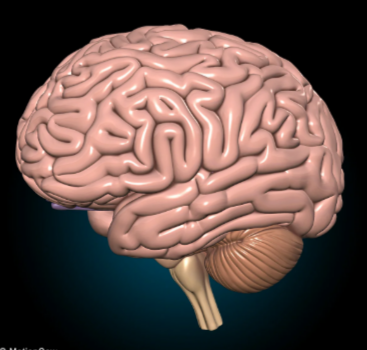
#> input picture image-segmentation/brain.png, 367 x 350 px
$ jupyter execute regiongrowing.ipynb
#> lines starting #> are read from the running program, lines starting #| are printed output that depends on the picture; after the words box and inside, x2 and y2 are one past the last pixel; in counts of white or black regions, pixels touching at a corner belong together
[cell 1]
import cv2
import numpy as np
import matplotlib.pyplot as plt


img = cv2.imread('brain.png', cv2.IMREAD_GRAYSCALE)
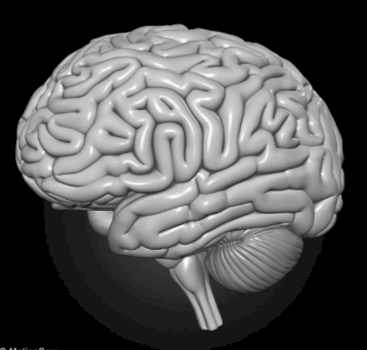
#> img: shape (350, 367); min 0, max 253, mean 83.5


seed_point = (img.shape[1] // 2, img.shape[0] // 2)
#> seed_point = (183, 175)
region_mean = int(img[seed_point[1], seed_point[0]])
#> region_mean = 165
threshold = 20

height, width = img.shape
#> height = 350; width = 367
output = np.zeros_like(img, dtype=np.uint8)
visited = np.zeros_like(img, dtype=bool)

stack = [seed_point]
#> stack = [(183, 175)]
output[seed_point[1], seed_point[0]] = 255
visited[seed_point[1], seed_point[0]] = True


snapshots = []
pixels_grown = 0
save_every =1000 #  before saving a snapshot

while stack:
    x, y = stack.pop()
    for dx in [-1, 0, 1]:
        for dy in [-1, 0, 1]:
            nx, ny = x + dx, y + dy
            if 0 <= nx < width and 0 <= ny < height and not visited[ny, nx]:
                if abs(int(img[ny, nx]) - region_mean) < threshold:
                    output[ny, nx] = 255
                    visited[ny, nx] = True
                    stack.append((nx, ny))
                    pixels_grown += 1
                    if pixels_grown % save_every == 0:
                        snapshots.append(output.copy())
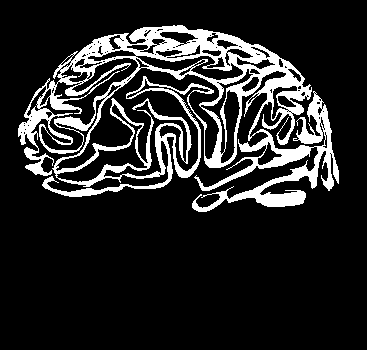
#> output: shape (350, 367); 15.2% white; 1 white region, box (x1, y1, x2, y2) and area: (18, 25, 339, 212) 19496
#> after the loop, pixels_grown = 19495; stack = []

snapshots.append(output)

fig, axs = plt.subplots(1, len(snapshots), figsize=(4 * len(snapshots), 4))
for i, mask in enumerate(snapshots):
    axs[i].imshow(mask, cmap='gray')
    axs[i].set_title(f'Step {i + 1}')
    axs[i].axis('off')
plt.tight_layout()
plt.show()
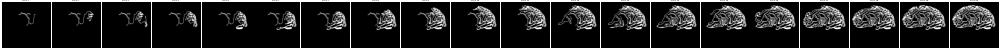
#> figure drawn by matplotlib, 20 panels

[cell 2]
seed_point = (img.shape[1] // 2, img.shape[0] // 2)
region_mean = int(img[seed_point[1], seed_point[0]])
threshold = 25

height, width = img.shape
output = np.zeros_like(img, dtype=np.uint8)
visited = np.zeros_like(img, dtype=bool)

stack = [seed_point]
#> stack = [(183, 175)]
output[seed_point[1], seed_point[0]] = 255
visited[seed_point[1], seed_point[0]] = True


snapshots = []
pixels_grown = 0
save_every =1000 #  before saving a snapshot

while stack:
    x, y = stack.pop()
    for dx in [-1, 0, 1]:
        for dy in [-1, 0, 1]:
            nx, ny = x + dx, y + dy
            if 0 <= nx < width and 0 <= ny < height and not visited[ny, nx]:
                if abs(int(img[ny, nx]) - region_mean) < threshold:
                    output[ny, nx] = 255
                    visited[ny, nx] = True
                    stack.append((nx, ny))
                    pixels_grown += 1
                    if pixels_grown % save_every == 0:
                        snapshots.append(output.copy())
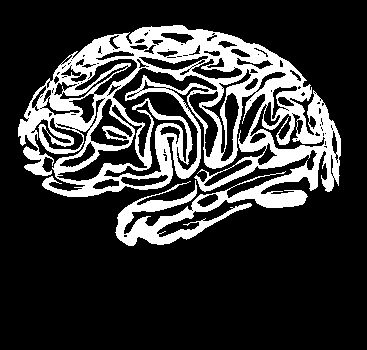
#> output: shape (350, 367); 21.6% white; 1 white region, box (x1, y1, x2, y2) and area: (18, 25, 341, 246) 27690
#> after the loop, pixels_grown = 27689; stack = []

snapshots.append(output)


fig, axs = plt.subplots(1, len(snapshots), figsize=(4 * len(snapshots), 4))
for i, mask in enumerate(snapshots):
    axs[i].imshow(mask, cmap='gray')
    axs[i].set_title(f'Step {i + 1}')
    axs[i].axis('off')
plt.tight_layout()
plt.show()
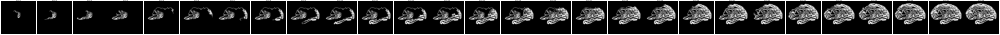
#> figure drawn by matplotlib, 28 panels

[cell 3]
seed_point = (img.shape[1] // 2, img.shape[0] // 2)
region_mean = int(img[seed_point[1], seed_point[0]])
threshold = 30

height, width = img.shape
output = np.zeros_like(img, dtype=np.uint8)
visited = np.zeros_like(img, dtype=bool)

stack = [seed_point]
#> stack = [(183, 175)]
output[seed_point[1], seed_point[0]] = 255
visited[seed_point[1], seed_point[0]] = True


snapshots = []
pixels_grown = 0
save_every =1000 #  before saving a snapshot

while stack:
    x, y = stack.pop()
    for dx in [-1, 0, 1]:
        for dy in [-1, 0, 1]:
            nx, ny = x + dx, y + dy
            if 0 <= nx < width and 0 <= ny < height and not visited[ny, nx]:
                if abs(int(img[ny, nx]) - region_mean) < threshold:
                    output[ny, nx] = 255
                    visited[ny, nx] = True
                    stack.append((nx, ny))
                    pixels_grown += 1
                    if pixels_grown % save_every == 0:
                        snapshots.append(output.copy())
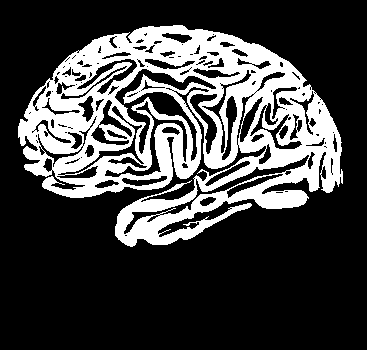
#> output: shape (350, 367); 26.2% white; 1 white region, box (x1, y1, x2, y2) and area: (18, 25, 343, 247) 33624
#> after the loop, pixels_grown = 33623

snapshots.append(output)

fig, axs = plt.subplots(1, len(snapshots), figsize=(4 * len(snapshots), 4))
for i, mask in enumerate(snapshots):
    axs[i].imshow(mask, cmap='gray')
    axs[i].set_title(f'Step {i + 1}')
    axs[i].axis('off')
plt.tight_layout()
plt.show()
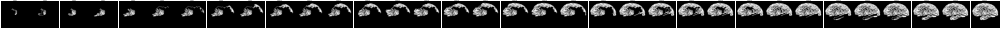
#> figure drawn by matplotlib, 34 panels

[cell 4]
seed_point = (img.shape[1] // 2, img.shape[0] // 2)
region_mean = int(img[seed_point[1], seed_point[0]])
threshold = 40

height, width = img.shape
output = np.zeros_like(img, dtype=np.uint8)
visited = np.zeros_like(img, dtype=bool)

stack = [seed_point]
output[seed_point[1], seed_point[0]] = 255
visited[seed_point[1], seed_point[0]] = True


snapshots = []
pixels_grown = 0
save_every =1000 #  before saving a snapshot

while stack:
    x, y = stack.pop()
    for dx in [-1, 0, 1]:
        for dy in [-1, 0, 1]:
            nx, ny = x + dx, y + dy
            if 0 <= nx < width and 0 <= ny < height and not visited[ny, nx]:
                if abs(int(img[ny, nx]) - region_mean) < threshold:
                    output[ny, nx] = 255
                    visited[ny, nx] = True
                    stack.append((nx, ny))
                    pixels_grown += 1
                    if pixels_grown % save_every == 0:
                        snapshots.append(output.copy())
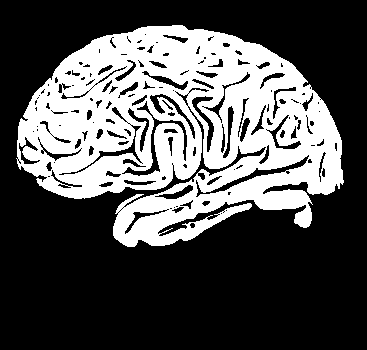
#> output: shape (350, 367); 32.8% white; 1 white region, box (x1, y1, x2, y2) and area: (16, 25, 344, 247) 42161

snapshots.append(output)


fig, axs = plt.subplots(1, len(snapshots), figsize=(4 * len(snapshots), 4))
for i, mask in enumerate(snapshots):
    axs[i].imshow(mask, cmap='gray')
    axs[i].set_title(f'Step {i + 1}')
    axs[i].axis('off')
plt.tight_layout()
plt.show()
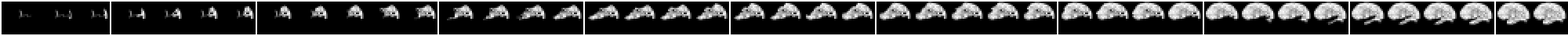
#> figure drawn by matplotlib, 43 panels
